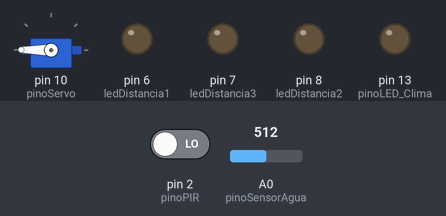
Bench run of a sketch on a simulated Arduino Uno, built with avr-gcc and run on an emulated ATmega328P. Parts: servo, output pins drawn as LEDs (lit = HIGH). Inputs (shaded band) come from the test bench; at power-on: A0 (pinoSensorAgua) = 512, pin 2 (pinoPIR) LOW. What the sketch prints to the serial monitor is not drawn.

Above: at 1.7 s.
1.8 s: A0 (pinoSensorAgua) set to 260
4.8 s: A0 (pinoSensorAgua) set to 244
At 7.68 s:
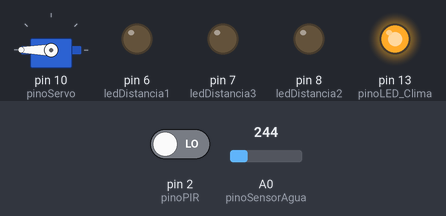
7.8 s: pin 2 (pinoPIR) driven HIGH
At 9.0 s:
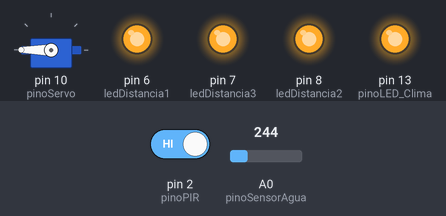
9.3 s: A0 (pinoSensorAgua) set to 306
At 12.2 s:
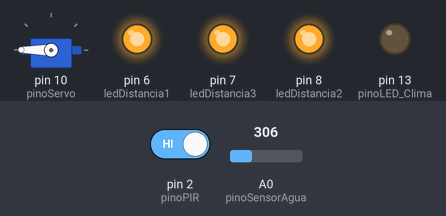
12.3 s: A0 (pinoSensorAgua) set to 240
At 15.2 s:
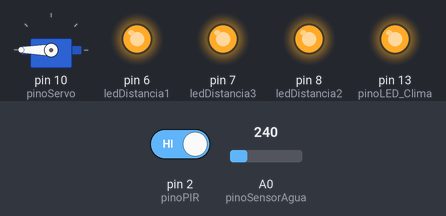
15.3 s: A0 (pinoSensorAgua) set to 511
At 19.0 s:
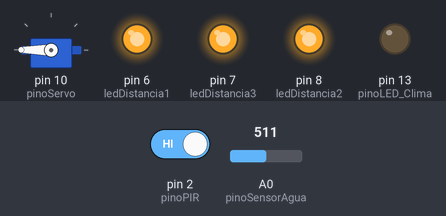
Timing chart, 0 to 19.3 s (numbered marks = the images above; inputs shaded):
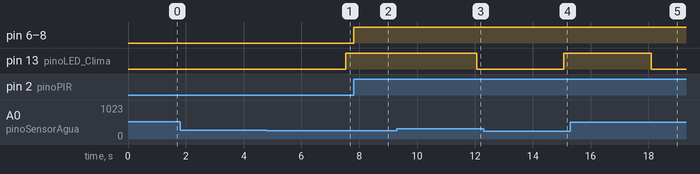

Measured:
- the behaviour switches between 251 and 250 on A0 (pinoSensorAgua) (found by bisection; images 0 and 1)
- after the input at 1.8 s, every drawn part: stays the same
- after the input at 4.8 s, pin 13 (pinoLED_Clima): LOW → HIGH after 2.7 s
- after the input at 7.8 s, pin 6 (ledDistancia1), pin 7 (ledDistancia3), pin 8 (ledDistancia2): LOW → HIGH at once
- after the input at 9.3 s, pin 13 (pinoLED_Clima): HIGH → LOW after 2.8 s
- after the input at 12.3 s, pin 13 (pinoLED_Clima): LOW → HIGH after 2.8 s
- after the input at 15.3 s, pin 13 (pinoLED_Clima): HIGH → LOW after 2.8 s

The sketch:

geral-automate.ino
```cpp
#include <Servo.h>

// ----------------------------------------
// 1. PINOS DO SISTEMA VARAL/CLIMA
// ----------------------------------------
const int pinoSensorAgua = A0;
const int pinoServo = 10;
const int pinoLED_Clima = 13;
const int pinoSensorTemperatura = A1;

Servo meuServo;
bool varalEstaRecolhido = true;

// ---------- NOVAS POSIÇÕES EM MICROSEGUNDOS ----------
// Servo 270° (usar writeMicroseconds para ultrapassar 180°)
const int SERVO_POS_RECOLHE = 2600;   // ~220°
const int SERVO_POS_ESTENDE = 2400;   // ~180°
const int TEMPO_GIRO = 2500;

// Sensor de umidade
const int LIMITE_AGUA = 250;
unsigned long ultimoCheckUmidade = 0;
const long INTERVALO_CHECK_UMIDADE_MS = 500;


// ----------------------------------------
// 2. ILUMINAÇÃO COM PIR
// ----------------------------------------
const int pinoPIR = 2;
const int ledDistancia1 = 6;
const int ledDistancia2 = 8;
const int ledDistancia3 = 7;

bool estadoLuzesAcesas = false;
const long TEMPO_LUZ_ACESO_MS = 5000;
unsigned long ultimoMovimentoDetectado = 0;


// -------------------------------------------------------
// FUNÇÃO ILUMINAÇÃO POR PRESENÇA
// -------------------------------------------------------
void controlarPresenca() {
  int leituraPIR = digitalRead(pinoPIR);

  if (leituraPIR == HIGH) {
    ultimoMovimentoDetectado = millis();

    if (!estadoLuzesAcesas) {
      digitalWrite(ledDistancia1, HIGH);
      digitalWrite(ledDistancia2, HIGH);
      digitalWrite(ledDistancia3, HIGH);
      Serial.println("Movimento detectado. Luzes LIGADAS.");
      estadoLuzesAcesas = true;
    }
  }

  if (estadoLuzesAcesas && (millis() - ultimoMovimentoDetectado >= TEMPO_LUZ_ACESO_MS)) {
    digitalWrite(ledDistancia1, LOW);
    digitalWrite(ledDistancia2, LOW);
    digitalWrite(ledDistancia3, LOW);
    Serial.println("Sem movimento. Luzes DESLIGADAS.");
    estadoLuzesAcesas = false;
  }
}


// -------------------------------------------------------
// FUNÇÕES DO VARAL (NOVAS) COM GIRO 220° ↔ 180°
// -------------------------------------------------------
void estenderVaral() {
  Serial.println("➡ Estendendo varal (girando anti-horário 220° → 180°)");

  meuServo.attach(pinoServo);
  meuServo.writeMicroseconds(SERVO_POS_ESTENDE);
  delay(TEMPO_GIRO);
  meuServo.detach();

  digitalWrite(pinoLED_Clima, HIGH);
  varalEstaRecolhido = false;
}

void recolherVaral() {
  Serial.println("⬅ Recolhendo varal (girando horário 180° → 220°)");

  meuServo.attach(pinoServo);
  meuServo.writeMicroseconds(SERVO_POS_RECOLHE);
  delay(TEMPO_GIRO);
  meuServo.detach();

  digitalWrite(pinoLED_Clima, LOW);
  varalEstaRecolhido = true;
}


// -------------------------------------------------------
// SETUP
// -------------------------------------------------------
void setup() {
  pinMode(pinoLED_Clima, OUTPUT);

  meuServo.attach(pinoServo);
  meuServo.writeMicroseconds(SERVO_POS_RECOLHE);
  delay(500);
  meuServo.detach();

  pinMode(ledDistancia1, OUTPUT);
  pinMode(ledDistancia2, OUTPUT);
  pinMode(ledDistancia3, OUTPUT);
  pinMode(pinoPIR, INPUT);

  Serial.begin(9600);
  Serial.println(">>> Sistema SmartDomus Iniciado <<<");
}


// -------------------------------------------------------
// LOOP PRINCIPAL
// -------------------------------------------------------
void loop() {

  // ---------- Monitoramento do sensor de umidade ----------
  if (millis() - ultimoCheckUmidade >= INTERVALO_CHECK_UMIDADE_MS) {

    ultimoCheckUmidade = millis();
    int valorUmidade = analogRead(pinoSensorAgua);

    Serial.print("Umidade: ");
    Serial.println(valorUmidade);

    if (valorUmidade > LIMITE_AGUA && !varalEstaRecolhido) {
      recolherVaral();
    }
    else if (valorUmidade <= LIMITE_AGUA && varalEstaRecolhido) {
      estenderVaral();
    }
  }

  // ---------- Sistema de iluminação ----------
  controlarPresenca();

  delay(10);
}
```
